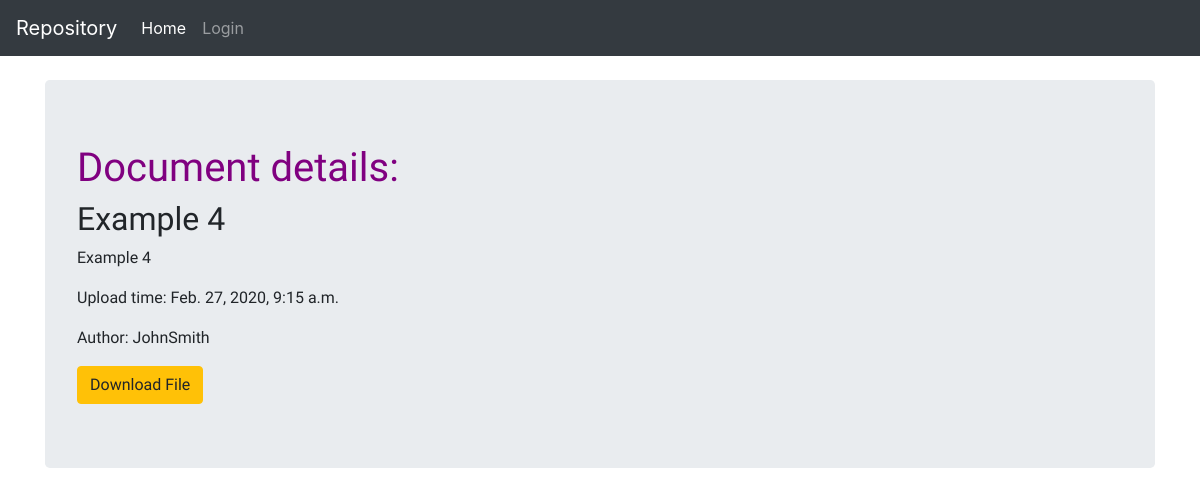
/repo/all/1/, run on the app's committed database.
### repo/models.py (models this page shows, shortened)
class Data(models.Model):
    title = models.CharField(max_length=200)
    description = models.TextField(blank=True)
    data_file = models.FileField(upload_to='documents/')
    upload_time = models.DateTimeField(auto_now_add=True)
    author = models.ForeignKey(User, on_delete=models.CASCADE)

### repo/views.py (the view)
# urls.py: path('all/<int:pk>/', views.DocumentDetailView.as_view(), name='detail'),
class DocumentDetailView(generic.DetailView):
    model = Data
    context_object_name = 'documents_detail'
    template_name = 'repo/document_detail.html'

### repo/templates/repo/document_detail.html
{% extends 'base.html' %}
{% block content %}
    <div class="row">
        <div class="col-lg-12">
            <div class="jumbotron">
                <h1>Document details:</h1>
                <h2>{{ documents_detail.title }}</h2>
                <p>{{ documents_detail.description }}</p>
                <p>Upload time: {{ documents_detail.upload_time }}</p>
                <p>Author: {{ documents_detail.author }}</p>
                <a href="/media/{{ documents_detail.data_file }}" class="btn btn-warning">
                    Download File
                </a>
            </div>
        </div>
    </div>
{% endblock %}

### repo/static/repo/css/style.css (style rules this page uses)
h1 { color: purple; }

### data on the page
Data: title "Example 4", description "Example 4", upload_time "Feb. 27, 2020, 9:15 a.m.", author "JohnSmith"
